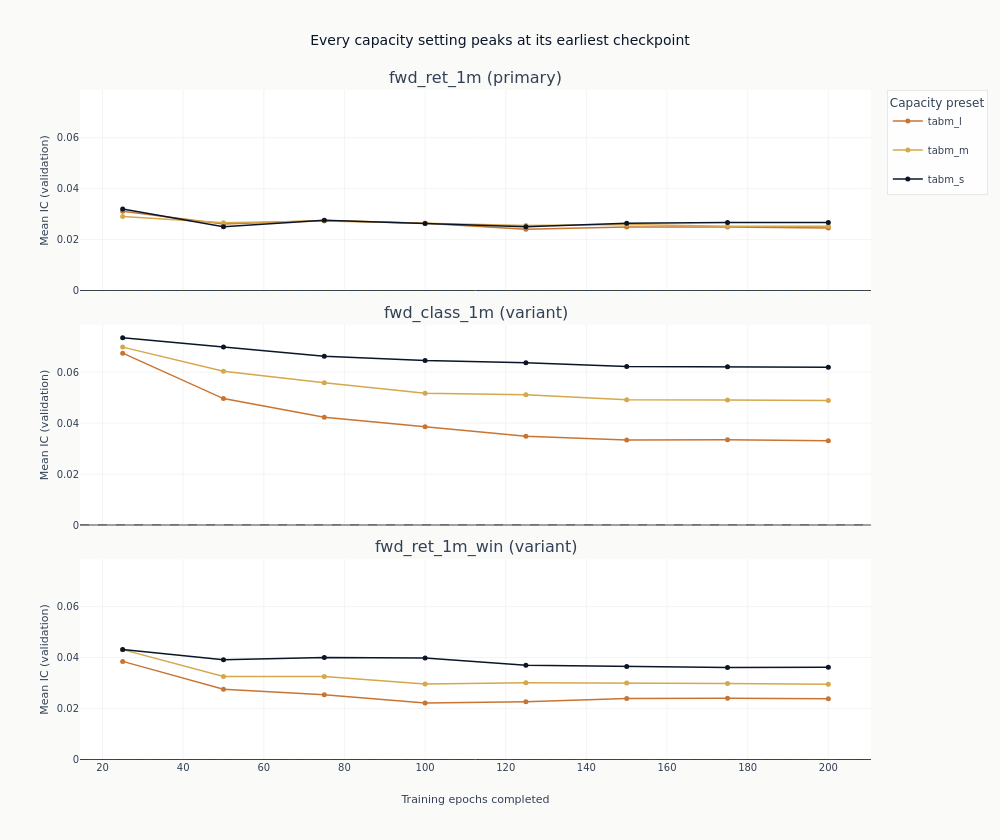

Source (notebook cell):
### Markdown cell above
### What more training does

Each line traces one configuration's out-of-sample IC as epochs are added to it, inside its own
target's panel. This is the figure the checkpoint dimension exists to produce, and the shape to
read is where each line reaches its highest point.

A line that rises and then flattens has learned what it is going to learn. A line still climbing
at the last checkpoint has not converged at the declared training length, so its final number is
a lower bound rather than a level. A line that peaks early and then falls is the third case, and
it is the one this objective invites: squared error keeps spending later epochs on the firms
whose returns are largest in magnitude, and a rank correlation counts each of those as one
observation among thousands.

### Code cell
curves = catalog.filter("full_coverage").sort("label", "config_name", "checkpoint_value")
capacities = {
    "tabm_s": COLORS["blue"],
    "tabm_m": COLORS["amber"],
    "tabm_l": COLORS["copper"],
}


def capacity_color(name: str) -> str:
    """Return the declared preset's colour, refusing a name the palette does not cover.

    Defaulting would draw an unlisted preset in another one's colour under a legend saying the
    colour is the capacity setting, which is the one thing the figure claims.
    """
    try:
        return capacities[name]
    except KeyError as error:
        raise ValueError(f"{name!r} is not a declared TabM preset: {sorted(capacities)}") from error


# `shared_yaxes` matches axes across columns, so with one column it does nothing and each panel
# would be rescaled to fill itself. Matching every row to the first is what puts the targets on
# one vertical scale, which is what stacking them is for.
fig_curves = make_subplots(
    rows=len(panel_labels),
    cols=1,
    shared_xaxes=True,
    vertical_spacing=0.05,
    subplot_titles=[
        f"{label} ({'primary' if label == primary else 'variant'})" for label in panel_labels
    ],
)
drawn: set[str] = set()
for row, label in enumerate(panel_labels, start=1):
    panel = curves.filter(pl.col("label") == label)
    for config_name in panel.get_column("config_name").unique(maintain_order=True):
        series = panel.filter(pl.col("config_name") == config_name).sort("checkpoint_value")
        fig_curves.add_trace(
            go.Scatter(
                x=series.get_column("checkpoint_value").to_list(),
                y=series.get_column("ic_mean").to_list(),
                mode="lines+markers",
                name=config_name,
                legendgroup=config_name,
                showlegend=config_name not in drawn,
                line=dict(color=capacity_color(config_name), width=1.5),
                marker=dict(size=5),
            ),
            row=row,
            col=1,
        )
        drawn.add(config_name)
    fig_curves.add_hline(
        y=0, line_width=1, line_dash="dash", line_color=COLORS["neutral"], row=row, col=1
    )
    fig_curves.update_yaxes(title_text="Mean IC (validation)", row=row, col=1)
    if row > 1:
        fig_curves.update_yaxes(matches="y", row=row, col=1)
fig_curves.update_xaxes(title_text="Training epochs completed", row=len(panel_labels), col=1)
fig_curves.update_layout(
    title="Every capacity setting peaks at its earliest checkpoint",
    height=280 * len(panel_labels),
    width=1000,
    margin=dict(t=90),
    legend=dict(title_text="Capacity preset"),
)
# Where the lines peak is a fact about the frame, so the alt text counts it rather than asserting
# a shape the next run may not reproduce.
peaks = (
    curves.group_by("label", "config_name")
    .agg(
        peak_checkpoint=pl.col("checkpoint_value").sort_by("ic_mean", descending=True).first(),
        first_checkpoint=pl.col("checkpoint_value").min(),
        last_checkpoint=pl.col("checkpoint_value").max(),
    )
    .with_columns(
        peaks_at_the_start=pl.col("peak_checkpoint") == pl.col("first_checkpoint"),
        peaks_at_the_end=pl.col("peak_checkpoint") == pl.col("last_checkpoint"),
    )
)
peak_text = "; ".join(
    f"{row['label']}: {row['at_start']} of {row['total']} at the first checkpoint and "
    f"{row['at_end']} at the last"
    for row in peaks.group_by("label")
    .agg(
        total=pl.len(),
        at_start=pl.col("peaks_at_the_start").sum(),
        at_end=pl.col("peaks_at_the_end").sum(),
    )
    .sort("label")
    .iter_rows(named=True)
)
show_plotly_with_alt(
    fig_curves,
    "Line charts of mean validation information coefficient against the number of training epochs "
    "completed, one line per capacity preset - dark navy for tabm_s, gold for tabm_m, copper for "
    "tabm_l - with a marker at each declared epoch checkpoint. One panel per label on one shared "
    "pair of axes, each with a dashed zero line. Counted from the frame, the configurations whose "
    f"highest point is their first checkpoint against their last are {peak_text}.",
)

### Figure 1 — Plotly figure (JSON) as saved in the notebook; plotly's stock layout.template omitted (floating-point values rounded to 4 significant figures)
{"data": [{"legendgroup": "tabm_l", "line": {"color": "#C87533", "width": 1.5}, "marker": {"size": 5}, "mode": "lines+markers", "name": "tabm_l", "showlegend": true, "type": "scatter", "x": [25, 50, 75, 100, 125, 150, 175, 200], "xaxis": "x", "y": [0.03111, 0.02607, 0.02746, 0.02636, 0.02403, 0.02493, 0.02491, 0.02456], "yaxis": "y"}, {"legendgroup": "tabm_m", "line": {"color": "#D4A84B", "width": 1.5}, "marker": {"size": 5}, "mode": "lines+markers", "name": "tabm_m", "showlegend": true, "type": "scatter", "x": [25, 50, 75, 100, 125, 150, 175, 200], "xaxis": "x", "y": [0.02905, 0.02659, 0.02726, 0.02638, 0.02547, 0.02592, 0.02518, 0.02523], "yaxis": "y"}, {"legendgroup": "tabm_s", "line": {"color": "#0a1628", "width": 1.5}, "marker": {"size": 5}, "mode": "lines+markers", "name": "tabm_s", "showlegend": true, "type": "scatter", "x": [25, 50, 75, 100, 125, 150, 175, 200], "xaxis": "x", "y": [0.03201, 0.02506, 0.02753, 0.0263, 0.02505, 0.02638, 0.02673, 0.0267], "yaxis": "y"}, {"legendgroup": "tabm_l", "line": {"color": "#C87533", "width": 1.5}, "marker": {"size": 5}, "mode": "lines+markers", "name": "tabm_l", "showlegend": false, "type": "scatter", "x": [25, 50, 75, 100, 125, 150, 175, 200], "xaxis": "x2", "y": [0.06744, 0.04961, 0.04233, 0.03855, 0.03486, 0.03339, 0.03345, 0.0331], "yaxis": "y2"}, {"legendgroup": "tabm_m", "line": {"color": "#D4A84B", "width": 1.5}, "marker": {"size": 5}, "mode": "lines+markers", "name": "tabm_m", "showlegend": false, "type": "scatter", "x": [25, 50, 75, 100, 125, 150, 175, 200], "xaxis": "x2", "y": [0.06982, 0.06033, 0.05579, 0.05171, 0.05113, 0.04918, 0.04904, 0.04891], "yaxis": "y2"}, {"legendgroup": "tabm_s", "line": {"color": "#0a1628", "width": 1.5}, "marker": {"size": 5}, "mode": "lines+markers", "name": "tabm_s", "showlegend": false, "type": "scatter", "x": [25, 50, 75, 100, 125, 150, 175, 200], "xaxis": "x2", "y": [0.07353, 0.0699, 0.06627, 0.06452, 0.0637, 0.06219, 0.06207, 0.06195], "yaxis": "y2"}, {"legendgroup": "tabm_l", "line": {"color": "#C87533", "width": 1.5}, "marker": {"size": 5}, "mode": "lines+markers", "name": "tabm_l", "showlegend": false, "type": "scatter", "x": [25, 50, 75, 100, 125, 150, 175, 200], "xaxis": "x3", "y": [0.0385, 0.02757, 0.02546, 0.02215, 0.02271, 0.02391, 0.02403, 0.02388], "yaxis": "y3"}, {"legendgroup": "tabm_m", "line": {"color": "#D4A84B", "width": 1.5}, "marker": {"size": 5}, "mode": "lines+markers", "name": "tabm_m", "showlegend": false, "type": "scatter", "x": [25, 50, 75, 100, 125, 150, 175, 200], "xaxis": "x3", "y": [0.04312, 0.03262, 0.03259, 0.02967, 0.03012, 0.03003, 0.02979, 0.02949], "yaxis": "y3"}, {"legendgroup": "tabm_s", "line": {"color": "#0a1628", "width": 1.5}, "marker": {"size": 5}, "mode": "lines+markers", "name": "tabm_s", "showlegend": false, "type": "scatter", "x": [25, 50, 75, 100, 125, 150, 175, 200], "xaxis": "x3", "y": [0.04314, 0.03912, 0.04007, 0.0398, 0.03697, 0.0365, 0.03607, 0.03622], "yaxis": "y3"}], "layout": {"annotations": [{"font": {"size": 16}, "showarrow": false, "text": "fwd_ret_1m (primary)", "x": 0.5, "xanchor": "center", "xref": "paper", "y": 1.0, "yanchor": "bottom", "yref": "paper"}, {"font": {"size": 16}, "showarrow": false, "text": "fwd_class_1m (variant)", "x": 0.5, "xanchor": "center", "xref": "paper", "y": 0.65, "yanchor": "bottom", "yref": "paper"}, {"font": {"size": 16}, "showarrow": false, "text": "fwd_ret_1m_win (variant)", "x": 0.5, "xanchor": "center", "xref": "paper", "y": 0.3, "yanchor": "bottom", "yref": "paper"}], "height": 840, "legend": {"title": {"text": "Capacity preset"}}, "margin": {"t": 90}, "shapes": [{"line": {"color": "#334155", "dash": "dash", "width": 1}, "type": "line", "x0": 0, "x1": 1, "xref": "x domain", "y0": 0, "y1": 0, "yref": "y"}, {"line": {"color": "#334155", "dash": "dash", "width": 1}, "type": "line", "x0": 0, "x1": 1, "xref": "x2 domain", "y0": 0, "y1": 0, "yref": "y2"}, {"line": {"color": "#334155", "dash": "dash", "width": 1}, "type": "line", "x0": 0, "x1": 1, "xref": "x3 domain", "y0": 0, "y1": 0, "yref": "y3"}], "title": {"text": "Every capacity setting peaks at its earliest checkpoint"}, "width": 1000, "xaxis": {"anchor": "y", "domain": [0.0, 1.0], "matches": "x3", "showticklabels": false}, "xaxis2": {"anchor": "y2", "domain": [0.0, 1.0], "matches": "x3", "showticklabels": false}, "xaxis3": {"anchor": "y3", "domain": [0.0, 1.0], "title": {"text": "Training epochs completed"}}, "yaxis": {"anchor": "x", "domain": [0.7, 1.0], "title": {"text": "Mean IC (validation)"}}, "yaxis2": {"anchor": "x2", "domain": [0.35, 0.65], "matches": "y", "title": {"text": "Mean IC (validation)"}}, "yaxis3": {"anchor": "x3", "domain": [0.0, 0.3], "matches": "y", "title": {"text": "Mean IC (validation)"}}}}
